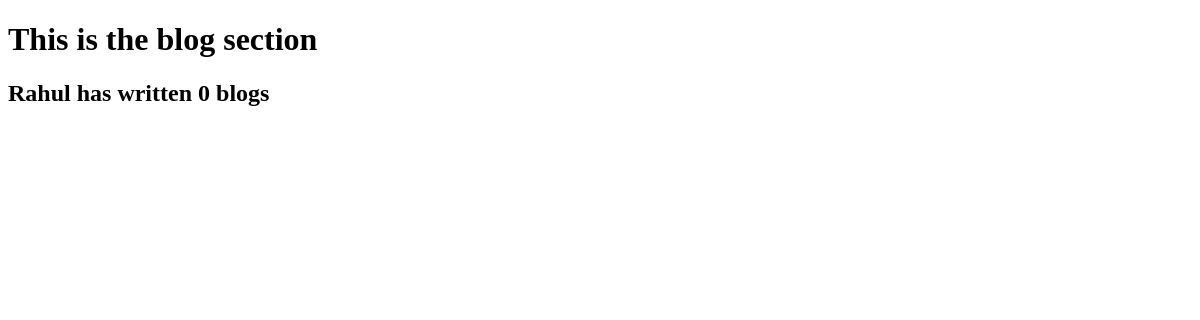
The page /blog/ on the database as committed earlier.
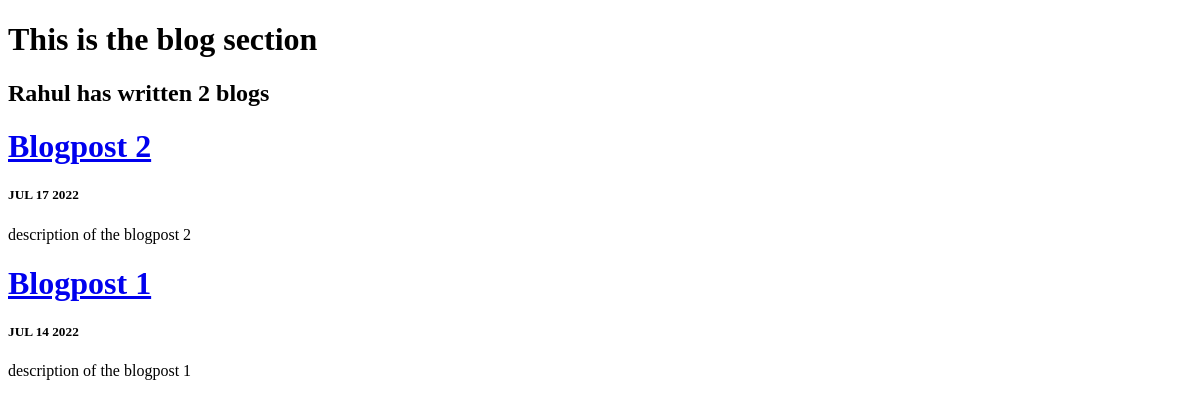
The same page on the database as committed later.
### blogpost/models.py (models this page shows, shortened)
class BlogPost(models.Model):
    title = models.CharField(max_length=200)
    description = models.TextField()
    date = models.DateField()

### blogpost/views.py (the view)
# urls.py: path('', views.all_blogs, name='all_blogs'),
def all_blogs(request):
    blog_posts = BlogPost.objects.order_by('-date')
    return render(request,  'blogpost/all_blogs.html', {'blog_posts': blog_posts})

### blogpost/templates/blogpost/all_blogs.html (shortened to what this page needs)
<!DOCTYPE html>
<html lang="en">
<head>
</head>
<body>
<h1>This is the blog section</h1>
<h2>Rahul has written {{ blog_posts.count }} blog{{ blog_posts.count | pluralize }}</h2>
{% for blog_post in blog_posts %}
<a href="{% url 'blogpost:details' blog_post.id %}"><h1>{{ blog_post.title }}</h1></a>
<h5>{{ blog_post.date | date:'M d Y' | upper}}</h5>
<p>{{ blog_post.description| striptags| truncatechars:100 }}</p>
{% endfor %}
</body>
</html>

Rows that differ between the two databases and show on the page:
added BlogPost: title "Blogpost 2", date "JUL 17 2022", description "description of the blogpost 2"
added BlogPost: title "Blogpost 1", date "JUL 14 2022", description "description of the blogpost 1"
Other text that changed with them:
{{ blog_posts.count }}: "0" → "2"
